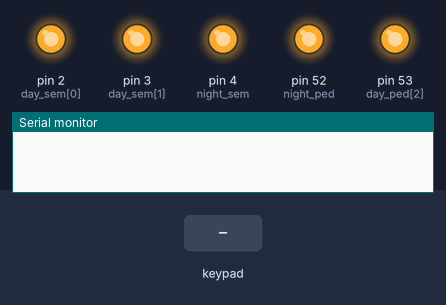
This sketch was run on a simulated Arduino Mega 2560, built with avr-gcc and run on an emulated ATmega2560. Parts: output pins drawn as LEDs (lit = HIGH), the last lines printed to the serial monitor. Dashed ring = blinking. Inputs (shaded band) come from the test bench.

Above: at 1.2 s.
1.3 s: key '1' pressed
At 2.4 s:
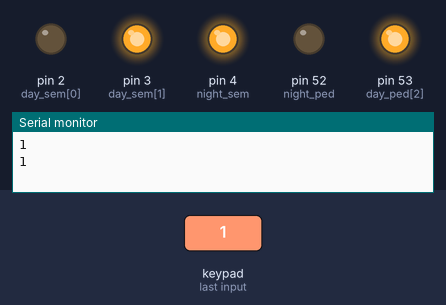
4.3 s: key '#' pressed
At 5.3 s:
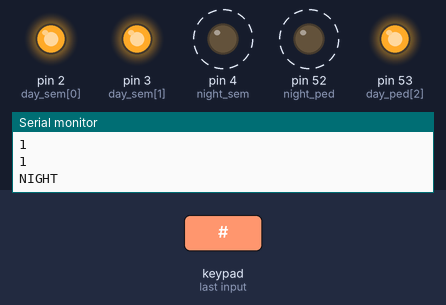
7.3 s: keypad keys 1 3 1 2 1 1 1 0 * pressed 0.4 s apart
12.4 s: keypad keys 1 3 1 2 1 1 1 0 A pressed 0.4 s apart
17.5 s: key 'B' pressed
20.5 s: keypad keys 1 3 1 2 1 1 1 0 D pressed 0.4 s apart
Timing chart, 0 to 26.6 s (numbered marks = the images above; inputs shaded):
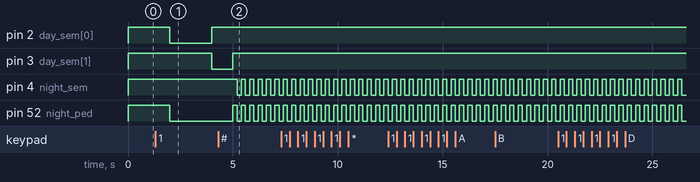

The sketch:

pregunta3.ino
```cpp
#include <Keypad.h>

const int ROW_NUM = 4;
const int COLUMN_NUM = 4;

char keys[ROW_NUM][COLUMN_NUM] = {
  {'1','2','3', 'A'},
  {'4','5','6', 'B'},
  {'7','8','9', 'C'},
  {'*','0','#', 'D'}
};

byte pin_rows[ROW_NUM] = {13, 12, 11, 10};
byte pin_column[COLUMN_NUM] = {9, 8, 7, 6};

Keypad keypad = Keypad( makeKeymap(keys), pin_rows, pin_column, ROW_NUM, COLUMN_NUM );

const int LIGHTS[] = {0,1,2,3,4};

// States
bool isDay = true;

// Day State
int day_iter= 0 ;
int day_sem[3] = {2,3,4};
int day_ped[3] = {52, 52, 53};
int delays[3] = {2000,1000,2000};

// Day State
bool night_blink = false;
int night_delay = 200;
int night_ped = 52;
int night_sem = 4;

// Time tracking
unsigned long startTime;
unsigned long nextTime = 2000;

// Keypad
//char inputString[10];
String inputString = "";
char inputStringIter = 0;

void setup()
{
  Serial.begin(9600);
  startTime = millis();
  for(int i = 2 ; i<=4; i++){
  	pinMode(i, OUTPUT);
    digitalWrite(i, HIGH);
  }
  for(int i = 52 ; i<=53; i++){
  	pinMode(i, OUTPUT);
    digitalWrite(i, HIGH);
  }
}

void setAllHigh() {
  for(int i = 2 ; i<=4; i++){
    digitalWrite(i, HIGH);
  }
    for(int i = 52 ; i<=53; i++){
    digitalWrite(i, HIGH);
  }
}

void runDay() {
  setAllHigh();
  digitalWrite(day_sem[day_iter], LOW);
  digitalWrite(day_ped[day_iter], LOW);
	nextTime = millis() + delays[day_iter];
  day_iter = (day_iter+ 1) % 3;
  //Serial.println("Day step");
  //Serial.println(day_iter);
}

void runNight() {
  setAllHigh();
  if (night_blink) {
    digitalWrite(night_ped, LOW);
	  digitalWrite(night_sem, LOW);
    //Serial.println("Blink on night");
  }
  else {
    //Serial.println("Blink off night");
  }
  night_blink = !night_blink;
  nextTime = millis() + night_delay;
}

void updateLights() {
  if (millis() >= nextTime) {
      if (isDay) {
    runDay();
    }
    else {
      runNight();
    }
  }
}


void readKeypadInput() {
  // GetKey
  char key = keypad.getKey();
  if (key){
    Serial.println(key);
  }
  else {
    return;
  }
  // NumberInput
  char currentInputChar = key;
  if(key - '0'  >= 0 && key - '0' <= 9) {
    inputString += (char)key;
        Serial.println(inputString);
    //inputStringIter++;
  }
  // RegisterInput
  else if (key == '#') {
    Serial.println(inputString);
    int number = inputString.toInt();
    int len = inputString.length();
    inputString = "";

    if (len == 0 || len > 2) return;


    Serial.println(inputString);

    if(number < 24 && number >=0) {
      Serial.println(number);

      // Set Day or Night Conditioanlly
      isDay = number >= 5 && number <= 23;
      Serial.println(number);
      if (isDay) {
        Serial.println("DAY");
      }
      else {
        Serial.println("NIGHT");
      }
    }
  }
  // ResetInput
  else {
    inputString = "";
  }
}

void loop()
{
  readKeypadInput();
  updateLights();
}
```

Measured:
- after the input at 4.3 s, pin 2 (day_sem[0]): stays HIGH (without the input it goes to LOW after 2.7 s); pin 53 (day_ped[2]): stays HIGH (without the input it goes to LOW after 0.70 s)
- by itself, pin 4 (night_sem), pin 52 (night_ped): alternates HIGH for 0.20 s and LOW for 0.20 s
